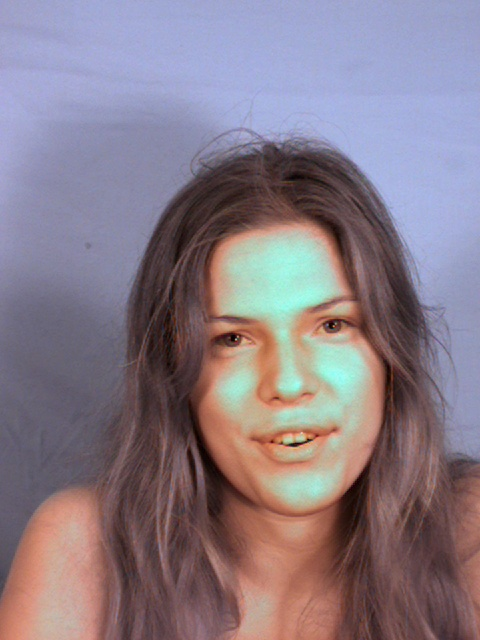
#> input picture A/i000sa-fn.jpg, 480 x 640 px
$ python -i teeth.py   (imports and definitions only)   (Python 2 division)
#> lines starting #> are read from the running program, lines starting #| are printed output that depends on the picture
#> further down, picture is the input picture: shape (640, 480, 3); mean B, G, R 135.5, 124, 137.5
import cv2
import os
import sys
import time
import teeth_util

IMG_SCALE = 1.3
FACE_QUALITY = 5
MOUTH_QUALITY = 10
MOUTH_WIDTH = 64
MOUTH_HEIGHT = 16

face_cascade = cv2.CascadeClassifier('haarcascade_frontalface_default.xml')
mouth_cascade = cv2.CascadeClassifier('haarcascade_mcs_mouth.xml')

# --------------
# Extraccion de las regiones de interes en la imagen del rostro.
# Realiza el preprocesamiento de las regiones de interes
# --------------
def getMouths(img):
  gray = cv2.cvtColor(img, cv2.COLOR_BGR2GRAY)
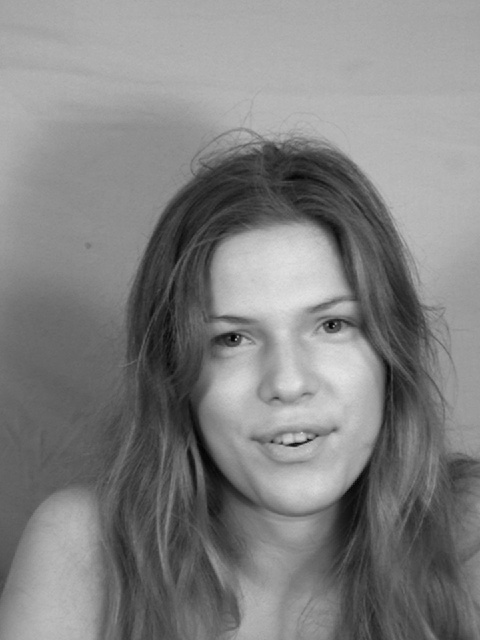
#> gray: shape (640, 480); min 2, max 228, mean 129.3

  target_face = None
  greater_area = 0
  faces = face_cascade.detectMultiScale(gray, IMG_SCALE, FACE_QUALITY)
#> faces = [[168, 248, 232, 232]]

  if len(faces) == 0:
    return []
  for (x, y, w, h) in faces:
    if greater_area < w*h:
      greater_area = w*h
      target_face = (x, y, w, h)
#> this loop made 1 pass
#> (x, y, w, h, greater_area) on pass 1: (168, 248, 232, 232, 53824)
#> after the loop, greater_area = 53824

  (x, y, w, h) = target_face
#> x = 168; y = 248; w = 232; h = 232
  roi_gray = gray[y+(h/2) : y+h, x : x+w]
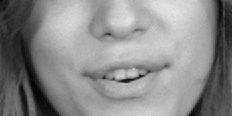
#> roi_gray: shape (116, 232); min 3, max 228, mean 138.6

  result = []
  mouths = mouth_cascade.detectMultiScale(roi_gray, IMG_SCALE, MOUTH_QUALITY)
#> mouths = [[87, 20, 62, 38], [80, 58, 83, 50]]

  for (mx, my,mw, mh) in mouths:
    roi_mouth = roi_gray[my : my+mh, mx : mx+mw]
    roi_mouth = cv2.equalizeHist(roi_mouth)
    roi_mouth = cv2.resize(roi_mouth, (MOUTH_WIDTH, MOUTH_HEIGHT))
    #roi_mouth = cv2.GaussianBlur(roi_mouth, (3, 3), 0)
    result.append(roi_mouth)
#> this loop made 2 passes
#> pass 1, in getMouths, `roi_mouth = roi_gray[my : my+mh, mx : mx+mw]`:
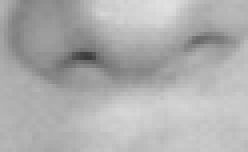
#> roi_mouth: shape (38, 62) (shown 4 times larger); min 59, max 224, mean 174.3
#> pass 1, in getMouths, `roi_mouth = cv2.equalizeHist(roi_mouth)`:
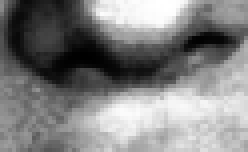
#> roi_mouth: shape (38, 62) (shown 4 times larger); min 0, max 255, mean 129.1
#> pass 2, in getMouths, `roi_mouth = roi_gray[my : my+mh, mx : mx+mw]`:
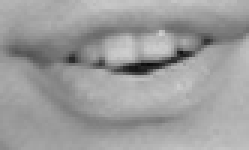
#> roi_mouth: shape (50, 83) (shown 3 times larger); min 12, max 207, mean 156.3
#> pass 2, in getMouths, `roi_mouth = cv2.equalizeHist(roi_mouth)`:
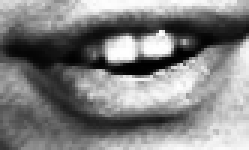
#> roi_mouth: shape (50, 83) (shown 3 times larger); min 0, max 255, mean 129.1
#> after the loop, result = 2 items

  return result

>>> import cv2
>>> picture = cv2.imread('A/i000sa-fn.jpg')
>>> result = getMouths(picture)
#> result = 2 items

$ run again, on A/i019sa-fn.jpg
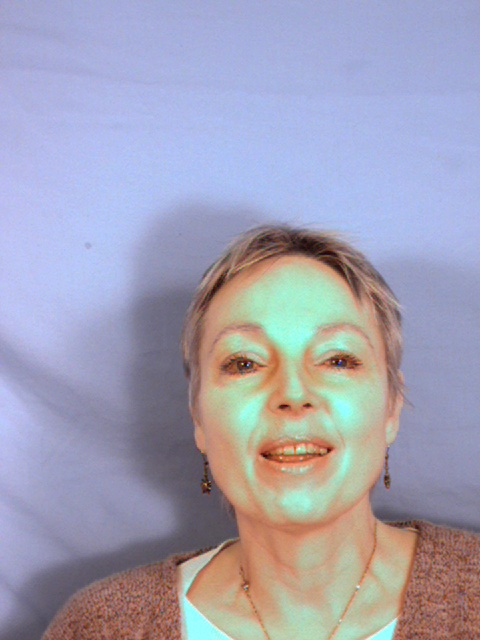
#> input picture A/i019sa-fn.jpg, 480 x 640 px
#> picture is the input picture: shape (640, 480, 3); mean B, G, R 180.9, 161.5, 163.3
#> faces = [[156, 254, 274, 274]]
#> the loop in getMouths, `for (x, y, w, h) in faces:` made 1 pass
#> (x, y, w, h, greater_area) on pass 1: (156, 254, 274, 274, 75076)
#> after the loop in getMouths, `for (x, y, w, h) in faces:`: greater_area = 75076
#> in getMouths, `(x, y, w, h) = target_face`: x = 156; y = 254; w = 274
#> in getMouths, `roi_gray = gray[y+(h/2) : y+h, x : x+w]`:
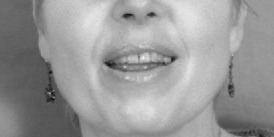
#> roi_gray: shape (137, 274); min 18, max 246, mean 152.9
#> mouths = [[113, 4, 55, 33], [95, 45, 86, 52]]
#> the loop in getMouths, `for (mx, my,mw, mh) in mouths:` made 2 passes
#> pass 2, in getMouths, `roi_mouth = cv2.equalizeHist(roi_mouth)`:
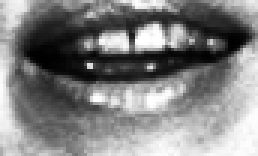
#> roi_mouth: shape (52, 86) (shown 3 times larger); min 0, max 255, mean 129
#> after the loop in getMouths, `for (mx, my,mw, mh) in mouths:`: result = 2 items

$ run again, on A/i080sa-fn.jpg
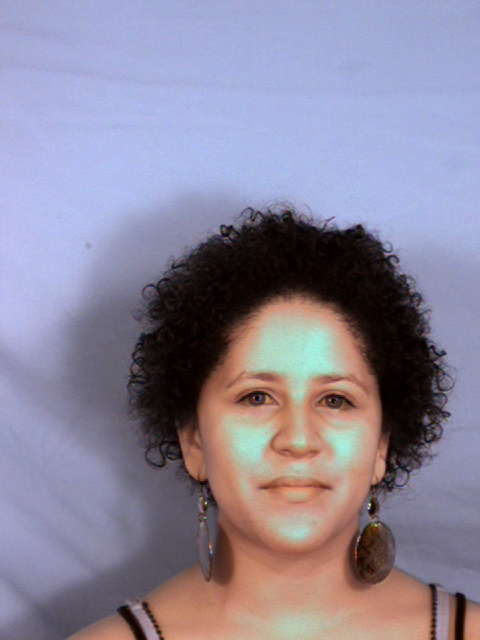
#> input picture A/i080sa-fn.jpg, 480 x 640 px
#> picture is the input picture: shape (640, 480, 3); mean B, G, R 154.2, 134.1, 140.3
#> faces = [[188, 314, 217, 217]]
#> the loop in getMouths, `for (x, y, w, h) in faces:` made 1 pass
#> (x, y, w, h, greater_area) on pass 1: (188, 314, 217, 217, 47089)
#> after the loop in getMouths, `for (x, y, w, h) in faces:`: greater_area = 47089
#> in getMouths, `(x, y, w, h) = target_face`: x = 188; y = 314; w = 217
#> in getMouths, `roi_gray = gray[y+(h/2) : y+h, x : x+w]`:
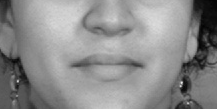
#> roi_gray: shape (109, 217); min 3, max 230, mean 139.9
#> mouths = [[80, 16, 63, 38], [67, 48, 79, 47]]
#> the loop in getMouths, `for (mx, my,mw, mh) in mouths:` made 2 passes
#> pass 2, in getMouths, `roi_mouth = cv2.equalizeHist(roi_mouth)`:
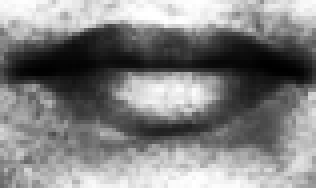
#> roi_mouth: shape (47, 79) (shown 4 times larger); min 0, max 255, mean 130.1
#> after the loop in getMouths, `for (mx, my,mw, mh) in mouths:`: result = 2 items

$ run again, on A/i005qa-fn.jpg
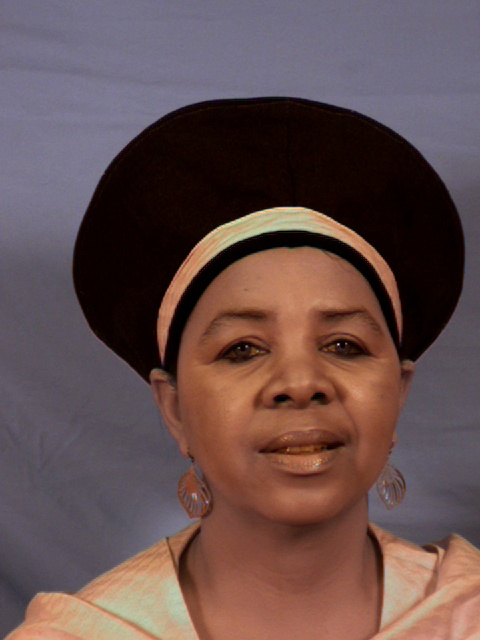
#> input picture A/i005qa-fn.jpg, 480 x 640 px
#> picture is the input picture: shape (640, 480, 3); mean B, G, R 78.1, 79, 101.6
#> faces = [[150, 228, 294, 294]]
#> the loop in getMouths, `for (x, y, w, h) in faces:` made 1 pass
#> (x, y, w, h, greater_area) on pass 1: (150, 228, 294, 294, 86436)
#> after the loop in getMouths, `for (x, y, w, h) in faces:`: greater_area = 86436
#> in getMouths, `(x, y, w, h) = target_face`: x = 150; y = 228; w = 294
#> in getMouths, `roi_gray = gray[y+(h/2) : y+h, x : x+w]`:
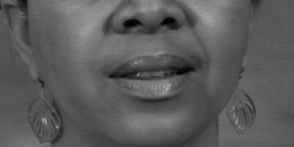
#> roi_gray: shape (147, 294); min 0, max 188, mean 91.4
#> mouths = [[97, 55, 110, 66]]
#> the loop in getMouths, `for (mx, my,mw, mh) in mouths:` made 1 pass
#> pass 1, in getMouths, `roi_mouth = cv2.equalizeHist(roi_mouth)`:
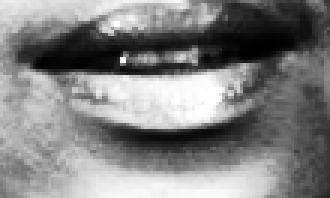
#> roi_mouth: shape (66, 110) (shown 3 times larger); min 0, max 255, mean 129.4
#> after the loop in getMouths, `for (mx, my,mw, mh) in mouths:`: result = 1 item
